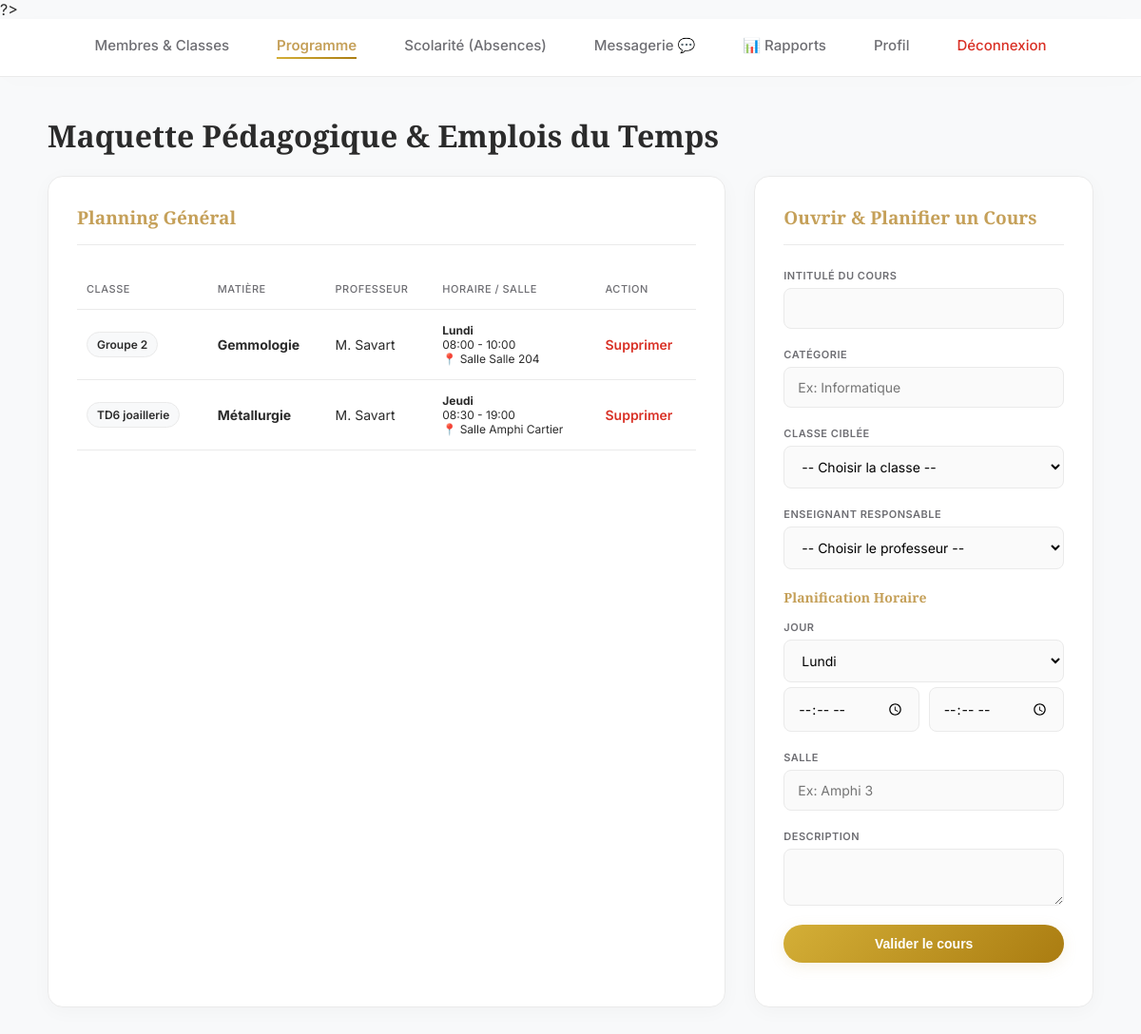
The page /gestion_cours.php (signed in) on the database its author committed.
### tables this page shows
CREATE TABLE cours (
        id INTEGER PRIMARY KEY AUTOINCREMENT,
        titre TEXT NOT NULL,
        categorie TEXT NOT NULL,
        description TEXT,
        groupe_id INTEGER,
        professeur_id INTEGER,
        FOREIGN KEY(groupe_id) REFERENCES groupes(id) ON DELETE CASCADE,
        FOREIGN KEY(professeur_id) REFERENCES utilisateurs(id) ON DELETE SET NULL
    );

CREATE TABLE groupes (
        id INTEGER PRIMARY KEY AUTOINCREMENT,
        nom TEXT NOT NULL UNIQUE
    );

CREATE TABLE utilisateurs (
        id INTEGER PRIMARY KEY AUTOINCREMENT,
        prenom TEXT NOT NULL,
        nom TEXT NOT NULL,
        email TEXT UNIQUE NOT NULL,
        role TEXT CHECK(role IN ('etudiant', 'professeur', 'administrateur')) NOT NULL,
        mot_de_passe_hash TEXT NOT NULL,
        statut_compte TEXT DEFAULT 'actif',
        groupe_id INTEGER,
        FOREIGN KEY(groupe_id) REFERENCES groupes(id) ON DELETE SET NULL
    );

CREATE TABLE cours_creneaux (
        id INTEGER PRIMARY KEY AUTOINCREMENT,
        cours_id INTEGER NOT NULL,
        jour_semaine INTEGER NOT NULL CHECK(jour_semaine BETWEEN 1 AND 7),
        heure_debut TIME NOT NULL,
        heure_fin TIME NOT NULL,
        salle TEXT NOT NULL,
        FOREIGN KEY(cours_id) REFERENCES cours(id) ON DELETE CASCADE
    );

### gestion_cours.php (the view, shortened to what this page needs)
<?php
require_once 'db.php';
$stmt_unread = $db->prepare("SELECT COUNT(*) FROM messages WHERE destinataire_id = ? AND lu = 0");
$stmt_unread->execute([$_SESSION['utilisateur_id']]);
$messages_non_lus = $stmt_unread->fetchColumn();
$liste_cours = $db->query("
    SELECT c.*, g.nom as nom_groupe, p.nom as prof_nom, cc.jour_semaine, cc.heure_debut, cc.heure_fin, cc.salle
    FROM cours c
    LEFT JOIN groupes g ON c.groupe_id = g.id
    LEFT JOIN utilisateurs p ON c.professeur_id = p.id
    LEFT JOIN cours_creneaux cc ON c.id = cc.cours_id
    ORDER BY g.nom, cc.jour_semaine
")->fetchAll();
$jours = [1=>'Lundi', 2=>'Mardi', 3=>'Mercredi', 4=>'Jeudi', 5=>'Vendredi'];
?>
<!DOCTYPE html>
<html lang="fr">
<head><meta charset="UTF-8"><title>Programme - SmartCampus</title><link rel="stylesheet" href="style.css"></head>
<body>
    <nav class="top-nav">
        <a href="dashboard_administrateur.php">Membres & Classes</a>
        <a href="gestion_cours.php" class="active">Programme</a>
        <a href="gestion_absences.php">Scolarité (Absences)</a>
        <a href="messagerie.php">Messagerie 💬<?php if ($messages_non_lus > 0): ?><span class="notification-badge"><?= $messages_non_lus ?></span><?php endif; ?></a>
		<a href="rapports_admin.php">📊 Rapports</a>
        <a href="profil.php">Profil</a>
        <a href="deconnexion.php" style="color:var(--danger);">Déconnexion</a>
    </nav>
    <div class="container" style="margin-top:30px;">
        <h1>Maquette Pédagogique & Emplois du Temps</h1>
        <div class="dashboard-grid">
            <div class="card">
                <div class="card-header"><h2>Planning Général</h2></div>
                <table>
                    <tr><th>Classe</th><th>Matière</th><th>Professeur</th><th>Horaire / Salle</th><th>Action</th></tr>
                    <?php foreach($liste_cours as $c): ?>
                        <tr>
                            <td><span class="badge badge-neutral"><?= htmlspecialchars($c['nom_groupe']) ?></span></td>
                            <td><strong><?= htmlspecialchars($c['titre']) ?></strong></td>
                            <td><?= $c['prof_nom'] ? 'M. '.htmlspecialchars($c['prof_nom']) : 'Non assigné' ?></td>
                            <td style="font-size:12px;"><strong><?= $jours[$c['jour_semaine']] ?? '' ?></strong><br><?= $c['heure_debut'] ?> - <?= $c['heure_fin'] ?><br>📍 Salle <?= htmlspecialchars($c['salle']) ?></td>
                            <td><a href="gestion_cours.php?action=supprimer&id=<?= $c['id'] ?>" style="color:var(--danger);font-weight:600;text-decoration:none;" onclick="return confirm('Supprimer ce cours ?');">Supprimer</a></td>
                        </tr>
                    <?php endforeach; ?>
                </table>
            </div>
            <div class="card">
                <div class="card-header"><h2>Ouvrir & Planifier un Cours</h2></div>
                <form method="POST">
                    <label>Intitulé du cours</label><input type="text" name="titre" required>
                    <label>Catégorie</label><input type="text" name="categorie" required placeholder="Ex: Informatique">
                    <label>Classe ciblée</label>
                    <select name="groupe_id" required>
                        <option value="">-- Choisir la classe --</option>
                    </select>
                    <label>Enseignant responsable</label>
                    <select name="professeur_id">
                        <option value="">-- Choisir le professeur --</option>
                    </select>
                    <h3 style="font-size:14px;color:var(--primary);margin-top:15px;">Planification Horaire</h3>
                    <label>Jour</label>
                    <select name="jour_semaine" required>
                        <?php foreach($jours as $n=>$j): ?><option value="<?= $n ?>"><?= $j ?></option><?php endforeach; ?>
                    </select>
                    <div style="display:flex;gap:10px;"><input type="time" name="heure_debut" required><input type="time" name="heure_fin" required></div>
                    <label>Salle</label><input type="text" name="salle" required placeholder="Ex: Amphi 3">
                    <label>Description</label><textarea name="description" rows="2"></textarea>
                    <button type="submit" class="btn-action" style="width:100%;margin-top:15px;">Valider le cours</button>
                </form>
            </div>
        </div>
    </div>
</body>
</html>

### style.css (style rules this page uses)
:root { --primary: #C5A059; --primary-grad: linear-gradient(135deg, #D4AF37 0%, #AA7C11 100%); --primary-light: #fdfaf5; --bg-body: #f8f9fa; --text-main: #2b2b2b; --text-muted: #6e6e73; --border: #eaeaea; --danger: #d93025; --danger-light: #fce8e6; --success: #137333; --success-light: #e6f4ea; --shadow-soft: 0 4px 20px rgba(0, 0, 0, 0.03); --shadow-hover: 0 10px 25px rgba(0, 0, 0, 0.08); }
body { font-family: 'Inter', sans-serif; background-color: var(--bg-body); margin: 0; color: var(--text-main); -webkit-font-smoothing: antialiased; }
h1, h2, h3 { font-family: 'Playfair Display', serif; font-weight: 600; }
.top-nav { display: flex; justify-content: center; gap: 50px; padding: 18px 0; background: white; border-bottom: 1px solid var(--border); margin-bottom: 40px; box-shadow: 0 4px 30px rgba(0,0,0,0.01); }
.top-nav a { text-decoration: none; color: var(--text-muted); font-weight: 500; font-size: 15px; transition: all 0.3s ease; position: relative; padding-bottom: 5px; }
.top-nav a::after { content: ''; position: absolute; width: 0; height: 2px; bottom: 0; left: 50%; background: var(--primary-grad); transition: all 0.3s ease; transform: translateX(-50%); }
.top-nav a.active { color: var(--primary); font-weight: 600; }
.top-nav a.active::after { width: 100%; }
.container { max-width: 1100px; margin: 0 auto; padding: 0 20px 60px; animation: fadeUp 0.5s ease-out forwards; }
.dashboard-grid { display: grid; grid-template-columns: 2fr 1fr; gap: 30px; }
.card { background: white; border-radius: 16px; padding: 30px; border: 1px solid var(--border); box-shadow: var(--shadow-soft); transition: transform 0.3s ease, box-shadow 0.3s ease; }
.card-header { border-bottom: 1px solid var(--border); padding-bottom: 15px; margin-bottom: 25px; }
.card-header h2 { margin: 0; font-size: 19px; color: var(--primary); }
.btn-action { background: var(--primary-grad); color: white; padding: 12px 24px; border-radius: 30px; text-decoration: none; font-weight: 600; font-size: 14px; border: none; cursor: pointer; transition: all 0.3s; box-shadow: 0 4px 15px rgba(197, 160, 89, 0.15); display: inline-block; text-align: center; box-sizing: border-box; }
table { width: 100%; border-collapse: collapse; }
th, td { padding: 14px 10px; text-align: left; border-bottom: 1px solid var(--border); font-size: 14px; }
th { color: var(--text-muted); font-weight: 500; text-transform: uppercase; font-size: 11px; letter-spacing: 0.5px; }
.badge { padding: 5px 10px; border-radius: 20px; font-size: 12px; font-weight: 600; display: inline-block; }
.badge-neutral { background: var(--bg-body); color: var(--text-main); border: 1px solid var(--border); }
label { font-size: 11px; font-weight: 600; text-transform: uppercase; color: var(--text-muted); margin-bottom: 6px; display: block; margin-top: 15px; letter-spacing: 0.5px; }
input, select, textarea { width: 100%; padding: 12px 14px; margin-bottom: 5px; border: 1px solid var(--border); border-radius: 8px; box-sizing: border-box; font-family: 'Inter', sans-serif; font-size: 14px; transition: all 0.3s; background-color: #fafafa; }

### rows shown on the page
cours: groupe.nom "Groupe 2", titre "Gemmologie", professeur.nom "Savart", cours_creneaux.jour_semaine "Lundi", cours_creneaux.heure_debut "08:00", cours_creneaux.heure_fin "10:00", cours_creneaux.salle "Salle 204"
cours: groupe.nom "TD6 joaillerie", titre "Métallurgie", professeur.nom "Savart", cours_creneaux.jour_semaine "Jeudi", cours_creneaux.heure_debut "08:30", cours_creneaux.heure_fin "19:00", cours_creneaux.salle "Amphi Cartier"

### other values the page prints
form field jour_semaine "Lundi"
